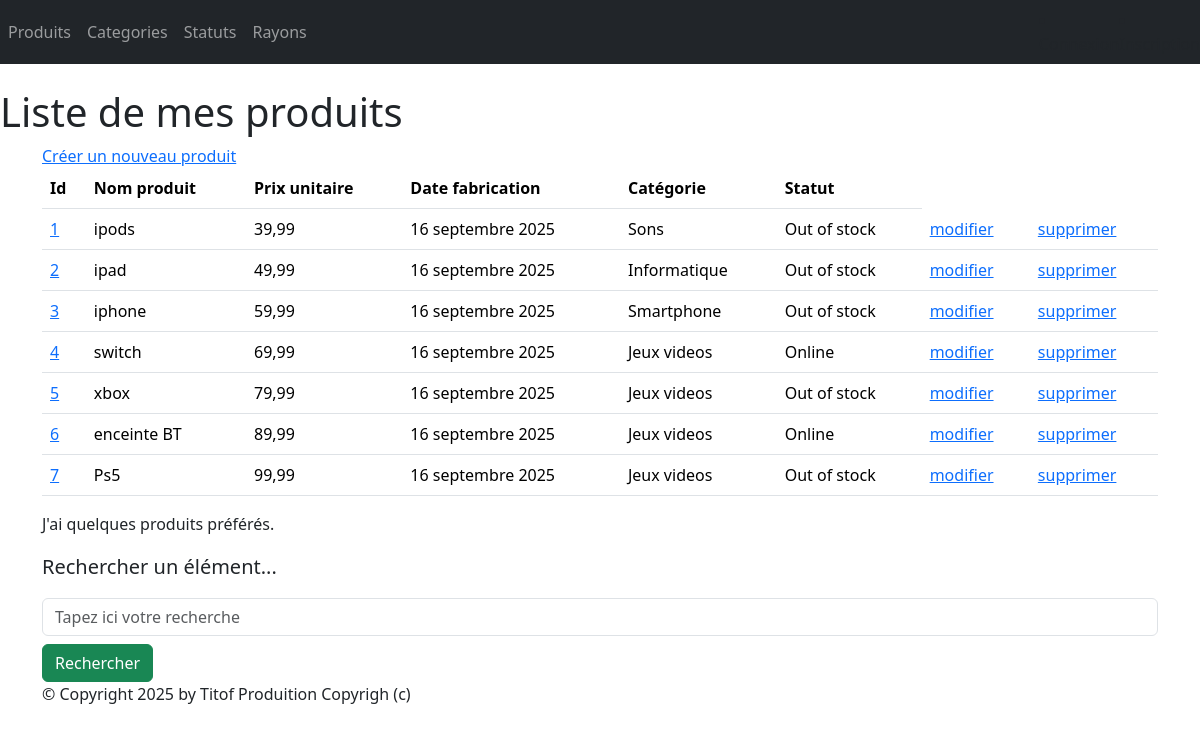
Before: /monApp/produits/ with the older database file.
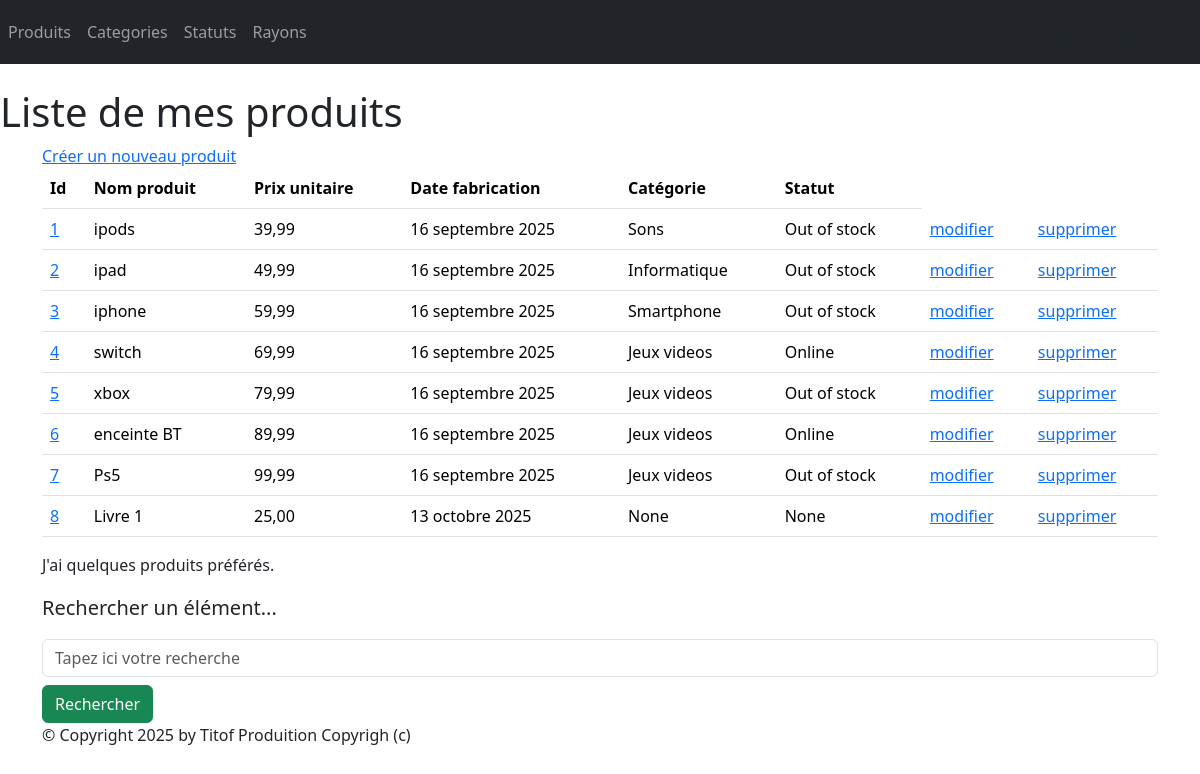
After: the same page with the newer database file.
### monApp/models.py (models this page shows, shortened)
class Produit(models.Model):
    refProd = models.AutoField(primary_key=True)
    intituleProd = models.CharField(max_length=200)
    prixUnitaireProd = models.DecimalField(max_digits=10, decimal_places=2)
    dateFabProd = models.DateField(default=date.today)
    categorie = models.ForeignKey(Categorie, on_delete=models.CASCADE, related_name="produits_categorie", null=True, blank=True)
    status = models.ForeignKey(Statut, on_delete=models.CASCADE, related_name="produits_status",null=True, blank=True)

class Categorie(models.Model):
    idCat = models.AutoField(primary_key=True)
    nomCat = models.CharField(max_length=100)
    def __str__(self):
        return self.nomCat

class Statut(models.Model):
    idStatus = models.AutoField(primary_key=True)
    libelleStatus = models.CharField(max_length=100)
    def __str__(self):
        return self.libelleStatus

### monApp/views.py (the view)
# urls.py: path("produits/",views.ProduitListView.as_view(), name="lst_prdts"),
class ProduitListView(ListView):
    model = Produit
    template_name = "monApp/list_produits.html"
    context_object_name = "prdts"
    def get_queryset(self):
        query = self.request.GET.get('search')
        if query:
            return Produit.objects.filter(intituleProd__icontains=query).select_related('categorie').select_related('status')
        return Produit.objects.select_related('categorie').select_related('status')
    def get_context_data(self, **kwargs):
        context = super(ProduitListView, self).get_context_data(**kwargs)
        context['titremenu'] = "Liste de mes produits"
        return context

### monApp/templates/monApp/list_produits.html
{% extends 'monApp/base.html' %}
{% block menu %}
    <h1>{{titremenu}}</h1>
{% endblock %}
{% block contenu %}
    <a href="{% url 'crt-prdt' %}">Créer un nouveau produit</a>
    <table class="table">
        <thead>
            <tr>
                <th>Id</th>
                <th>Nom produit</th>
                <th>Prix unitaire</th>
                <th>Date fabrication</th>
                <th>Catégorie</th>
                <th>Statut</th>
            </tr>
        </thead>
        <tbody>
            {% for prdt in prdts %}
                <tr>
                    <td><a href="{% url 'dtl_prdt' prdt.refProd %}">{{ prdt.refProd }}</a></td>
                    <td>{{ prdt.intituleProd }}</td>
                    <td>{{ prdt.prixUnitaireProd }}</td>
                    <td>{{ prdt.dateFabProd }}</td>
                    <td>{{ prdt.categorie }}</td>
                    <td>{{ prdt.status }}</td>
                    <td><a href="{% url 'prdt-chng' prdt.refProd %}">modifier</a></td>
                    <td><a href="{% url 'dlt_prdt' prdt.refProd %}">supprimer</a></td>
                </tr>
            {% endfor %}
        </tbody>
    </table>
    <p>
        J'ai
        {% if prdts|length < 5 %}
            peu de
        {% elif prdts|length < 10 %}
            quelques
        {% else %}
            beaucoup de
        {% endif %}
        produits préférés.
    </p>
    <p class="lead mb-3 ml-0">Rechercher un élément...</p>
    <form method="GET" action="">
        <input class="form-control" type="text" name="search" placeholder="Tapez ici votre recherche" value="{{ request.GET.search }}">
        <button type="submit" class="btn btn-success mt-2">Rechercher</button>
    </form>
{% endblock %}

Changed rows visible on the page:
added Produit: refProd "8", intituleProd "Livre 1", prixUnitaireProd "25,00", dateFabProd "13 octobre 2025", categorie "None", status "None"
